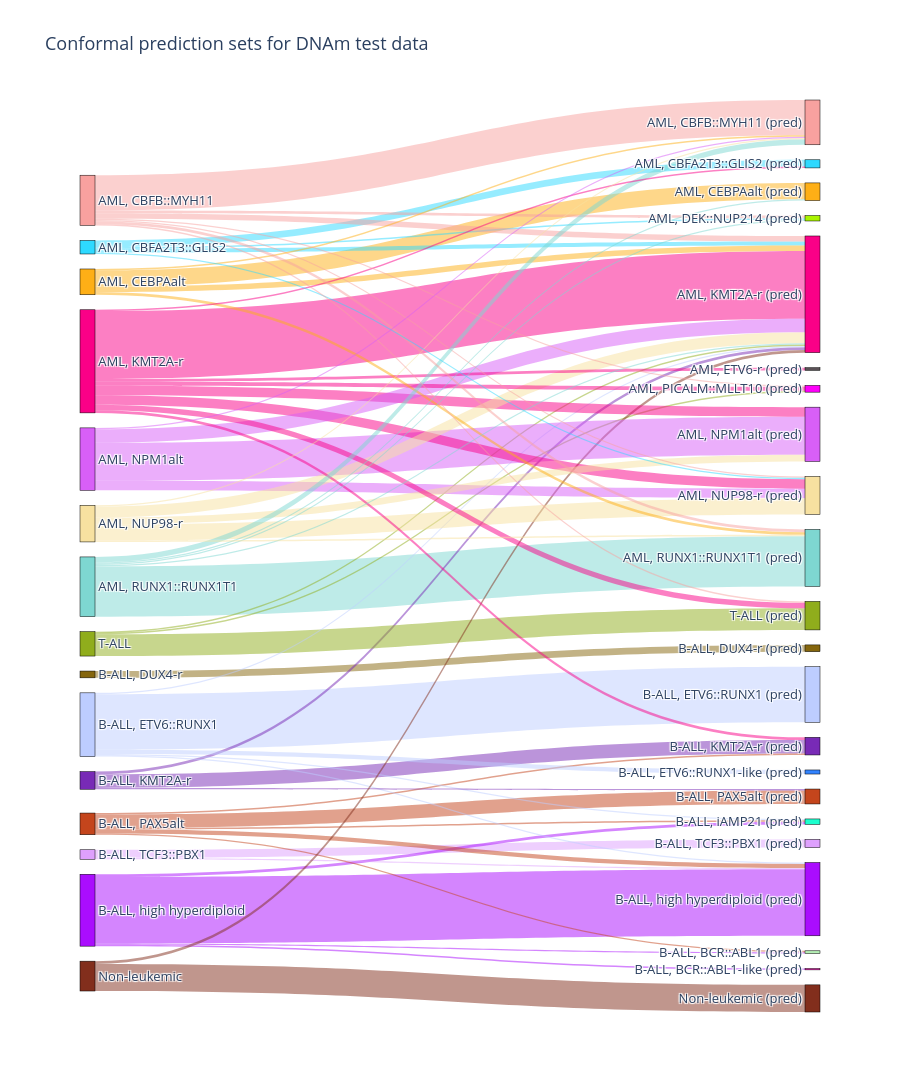

The cell this chart's notebook holds for it:
### Code cell
fig = build_sankey(dnam_sets, title="Conformal prediction sets for DNAm test data")
fig.show()
fig.write_html(f"{OUTPUT_DIR}/sankey_dnam.html")

### Figure 1 — Plotly figure (JSON) as saved in the notebook; plotly's stock layout.template omitted (floating-point values rounded to 4 significant figures)
{"data": [{"arrangement": "snap", "link": {"color": ["rgba(189,205,255,0.5)", "rgba(170,13,254,0.5)", "rgba(250,0,135,0.5)", "rgba(248,161,159,0.5)", "rgba(126,215,209,0.5)", "rgba(254,175,22,0.5)", "rgba(133,102,13,0.5)", "rgba(196,69,28,0.5)", "rgba(170,13,254,0.5)", "rgba(170,13,254,0.5)", "rgba(120,42,182,0.5)", "rgba(120,42,182,0.5)", "rgba(222,160,253,0.5)", "rgba(170,13,254,0.5)", "rgba(144,173,28,0.5)", "rgba(196,69,28,0.5)", "rgba(196,69,28,0.5)", "rgba(222,160,253,0.5)", "rgba(189,205,255,0.5)", "rgba(144,173,28,0.5)", "rgba(196,69,28,0.5)", "rgba(189,205,255,0.5)", "rgba(189,205,255,0.5)", "rgba(144,173,28,0.5)", "rgba(196,69,28,0.5)", "rgba(189,205,255,0.5)", "rgba(120,42,182,0.5)", "rgba(130,46,28,0.5)", "rgba(130,46,28,0.5)", "rgba(216,95,247,0.5)", "rgba(216,95,247,0.5)", "rgba(250,0,135,0.5)", "rgba(250,0,135,0.5)", "rgba(247,225,160,0.5)", "rgba(247,225,160,0.5)", "rgba(247,225,160,0.5)", "rgba(216,95,247,0.5)", "rgba(250,0,135,0.5)", "rgba(250,0,135,0.5)", "rgba(250,0,135,0.5)", "rgba(46,217,255,0.5)", "rgba(250,0,135,0.5)", "rgba(46,217,255,0.5)", "rgba(46,217,255,0.5)", "rgba(254,175,22,0.5)", "rgba(248,161,159,0.5)", "rgba(248,161,159,0.5)", "rgba(248,161,159,0.5)", "rgba(254,175,22,0.5)", "rgba(254,175,22,0.5)", "rgba(126,215,209,0.5)", "rgba(126,215,209,0.5)", "rgba(126,215,209,0.5)", "rgba(126,215,209,0.5)", "rgba(250,0,135,0.5)", "rgba(247,225,160,0.5)", "rgba(247,225,160,0.5)", "rgba(248,161,159,0.5)", "rgba(46,217,255,0.5)", "rgba(248,161,159,0.5)", "rgba(248,161,159,0.5)", "rgba(216,95,247,0.5)"], "source": [8, 12, 3, 1, 6, 2, 7, 10, 12, 12, 9, 9, 11, 12, 14, 10, 10, 11, 8, 14, 10, 8, 8, 14, 10, 8, 9, 13, 13, 4, 4, 3, 3, 5, 5, 5, 4, 3, 3, 3, 0, 3, 0, 0, 2, 1, 1, 1, 2, 2, 6, 6, 6, 6, 3, 5, 5, 1, 0, 1, 1, 4], "target": [28, 33, 20, 16, 24, 17, 27, 31, 25, 26, 30, 20, 32, 34, 36, 33, 30, 33, 29, 23, 34, 33, 34, 20, 25, 20, 31, 35, 20, 21, 22, 21, 22, 20, 21, 22, 20, 19, 23, 36, 15, 30, 18, 20, 20, 18, 20, 22, 16, 24, 16, 17, 18, 20, 15, 16, 24, 24, 22, 23, 36, 16], "value": [41, 49, 50, 26, 37, 12, 5, 10, 1, 1, 10, 2, 6, 2, 16, 3, 1, 1, 3, 1, 1, 1, 1, 1, 1, 1, 1, 20, 2, 28, 7, 7, 7, 8, 5, 12, 10, 2, 3, 4, 5, 2, 1, 3, 4, 2, 4, 1, 1, 2, 4, 1, 1, 1, 1, 1, 1, 2, 1, 1, 1, 1]}, "node": {"color": ["#2ED9FF", "#F8A19F", "#FEAF16", "#FA0087", "#D85FF7", "#F7E1A0", "#7ED7D1", "#85660D", "#BDCDFF", "#782AB6", "#C4451C", "#DEA0FD", "#AA0DFE", "#822E1C", "#90AD1C", "#2ED9FF", "#F8A19F", "#FEAF16", "#AAF400", "#5A5156", "#FA0087", "#D85FF7", "#F7E1A0", "#FE00FA", "#7ED7D1", "#B5EFB5", "#FC1CBF", "#85660D", "#BDCDFF", "#3283FE", "#782AB6", "#C4451C", "#DEA0FD", "#AA0DFE", "#1CFFCE", "#822E1C", "#90AD1C"], "label": ["AML, CBFA2T3::GLIS2", "AML, CBFB::MYH11", "AML, CEBPAalt", "AML, KMT2A-r", "AML, NPM1alt", "AML, NUP98-r", "AML, RUNX1::RUNX1T1", "B-ALL, DUX4-r", "B-ALL, ETV6::RUNX1", "B-ALL, KMT2A-r", "B-ALL, PAX5alt", "B-ALL, TCF3::PBX1", "B-ALL, high hyperdiploid", "Non-leukemic", "T-ALL", "AML, CBFA2T3::GLIS2 (pred)", "AML, CBFB::MYH11 (pred)", "AML, CEBPAalt (pred)", "AML, DEK::NUP214 (pred)", "AML, ETV6-r (pred)", "AML, KMT2A-r (pred)", "AML, NPM1alt (pred)", "AML, NUP98-r (pred)", "AML, PICALM::MLLT10 (pred)", "AML, RUNX1::RUNX1T1 (pred)", "B-ALL, BCR::ABL1 (pred)", "B-ALL, BCR::ABL1-like (pred)", "B-ALL, DUX4-r (pred)", "B-ALL, ETV6::RUNX1 (pred)", "B-ALL, ETV6::RUNX1-like (pred)", "B-ALL, KMT2A-r (pred)", "B-ALL, PAX5alt (pred)", "B-ALL, TCF3::PBX1 (pred)", "B-ALL, high hyperdiploid (pred)", "B-ALL, iAMP21 (pred)", "Non-leukemic (pred)", "T-ALL (pred)"], "line": {"color": "black", "width": 0.5}, "pad": 15, "thickness": 15}, "type": "sankey"}], "layout": {"font": {"size": 13}, "height": 1380, "title": {"font": {"size": 18}, "text": "Conformal prediction sets for DNAm test data"}}}
